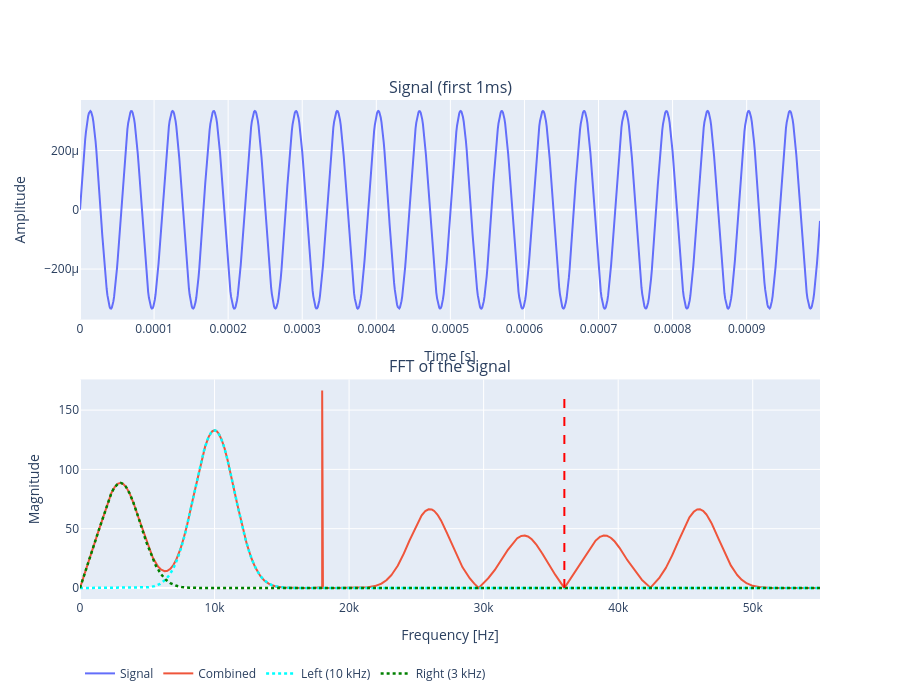

Source (notebook cell):
### Code cell
import numpy as np
from scipy.fft import rfft, rfftfreq
import plotly.graph_objects as go
from plotly.subplots import make_subplots

bandwidth = 15_000
signal_space = np.linspace(0, 1, 1_000_000)

sigma_t = 1 / (2 * np.pi * bandwidth) * 10
t_center = 0.5
gaussian_envelope = np.exp(-(signal_space - t_center)**2 / (2 * sigma_t**2))

signal_l_frequency = 10_000
signal_l = gaussian_envelope * np.sin(2 * np.pi * signal_l_frequency * signal_space)

signal_r_frequency = 3000
signal_r = 2/3 * gaussian_envelope * np.sin(2 * np.pi * signal_r_frequency * signal_space)

signal_plus = signal_l + signal_r
signal_minus = signal_l - signal_r
pilot_frequency = 18_000
pilot_signal = np.sin(2 * np.pi * pilot_frequency * signal_space)
shift_frequency = pilot_frequency * 2
shift_signal = np.cos(2 * np.pi * shift_frequency * signal_space)
shifted_signal = signal_minus * shift_signal
signal = signal_plus + shifted_signal + pilot_signal / 3_000

# FFTs
fft_freq = rfftfreq(signal.size, d=signal_space[1] - signal_space[0])
fft_full = np.abs(rfft(signal))
fft_l    = np.abs(rfft(signal_l))
fft_r    = np.abs(rfft(signal_r))

freq_mask = fft_freq <= 55_000
time_mask = signal_space <= 0.001
fmax = np.max(fft_full[freq_mask])

fig = make_subplots(
    rows=2, cols=1,
    subplot_titles=("Signal (first 1ms)", "FFT of the Signal"),
    vertical_spacing=0.12
)

# --- Time domain ---
fig.add_trace(go.Scatter(
    x=signal_space[time_mask],
    y=signal[time_mask],
    mode="lines",
    name="Signal",
    line=dict(width=2)
), row=1, col=1)

# --- Shaded regions ---
fig.add_vrect(x0=0, x1=bandwidth,
    fillcolor="red", opacity=0.15, line_width=0, row=2, col=1)
fig.add_vrect(x0=shift_frequency - bandwidth, x1=shift_frequency,
    fillcolor="blue", opacity=0.15, line_width=0, row=2, col=1)
fig.add_vrect(x0=shift_frequency, x1=shift_frequency + bandwidth,
    fillcolor="green", opacity=0.15, line_width=0, row=2, col=1)

# --- Vertical line at 2*pilot via shape (reliable row targeting) ---
fig.add_shape(
    type="line",
    x0=shift_frequency, x1=shift_frequency,
    y0=0, y1=fmax,
    line=dict(color="red", dash="dash", width=2),
    row=2, col=1
)

# --- FFT traces ---
fig.add_trace(go.Scatter(
    x=fft_freq[freq_mask],
    y=fft_full[freq_mask],
    mode="lines",
    name="Combined",
    line=dict(width=2),
), row=2, col=1)

fig.add_trace(go.Scatter(
    x=fft_freq[freq_mask],
    y=fft_l[freq_mask],
    mode="lines",
    name=f"Left ({signal_l_frequency/1000:.0f} kHz)",
    line=dict(color="cyan", width=2.5, dash="dot"),
), row=2, col=1)

fig.add_trace(go.Scatter(
    x=fft_freq[freq_mask],
    y=fft_r[freq_mask],
    mode="lines",
    name=f"Right ({signal_r_frequency/1000:.0f} kHz)",
    line=dict(color="green", width=2.5, dash="dot"),
), row=2, col=1)

fig.update_layout(
    height=700,
    legend=dict(orientation="h", y=-0.12),
)
fig.update_xaxes(title_text="Time [s]", row=1, col=1)
fig.update_yaxes(title_text="Amplitude", row=1, col=1)
fig.update_xaxes(title_text="Frequency [Hz]", row=2, col=1)
fig.update_yaxes(title_text="Magnitude", row=2, col=1)

fig.show()

### Figure 1 — Plotly figure (JSON) as saved in the notebook; plotly's stock layout.template omitted (floating-point values rounded to 4 significant figures; data arrays with more than 128 entries replaced by an {"elided": "..."} marker saying what was removed)
{"data": [{"line": {"width": 2}, "mode": "lines", "name": "Signal", "type": "scatter", "x": {"elided": "1000 float values"}, "xaxis": "x", "y": {"elided": "1000 float values"}, "yaxis": "y"}, {"line": {"width": 2}, "mode": "lines", "name": "Combined", "type": "scatter", "x": {"elided": "55001 float values"}, "xaxis": "x2", "y": {"elided": "55001 float values"}, "yaxis": "y2"}, {"line": {"color": "cyan", "dash": "dot", "width": 2.5}, "mode": "lines", "name": "Left (10 kHz)", "type": "scatter", "x": {"elided": "55001 float values"}, "xaxis": "x2", "y": {"elided": "55001 float values"}, "yaxis": "y2"}, {"line": {"color": "green", "dash": "dot", "width": 2.5}, "mode": "lines", "name": "Right (3 kHz)", "type": "scatter", "x": {"elided": "55001 float values"}, "xaxis": "x2", "y": {"elided": "55001 float values"}, "yaxis": "y2"}], "layout": {"annotations": [{"font": {"size": 16}, "showarrow": false, "text": "Signal (first 1ms)", "x": 0.5, "xanchor": "center", "xref": "paper", "y": 1, "yanchor": "bottom", "yref": "paper"}, {"font": {"size": 16}, "showarrow": false, "text": "FFT of the Signal", "x": 0.5, "xanchor": "center", "xref": "paper", "y": 0.44, "yanchor": "bottom", "yref": "paper"}], "height": 700, "legend": {"orientation": "h", "y": -0.12}, "shapes": [{"line": {"color": "red", "dash": "dash", "width": 2}, "type": "line", "x0": 36000, "x1": 36000, "xref": "x2", "y0": 0, "y1": 166.6, "yref": "y2"}], "xaxis": {"anchor": "y", "domain": [0, 1], "title": {"text": "Time [s]"}}, "xaxis2": {"anchor": "y2", "domain": [0, 1], "title": {"text": "Frequency [Hz]"}}, "yaxis": {"anchor": "x", "domain": [0.56, 1], "title": {"text": "Amplitude"}}, "yaxis2": {"anchor": "x2", "domain": [0, 0.44], "title": {"text": "Magnitude"}}}}
